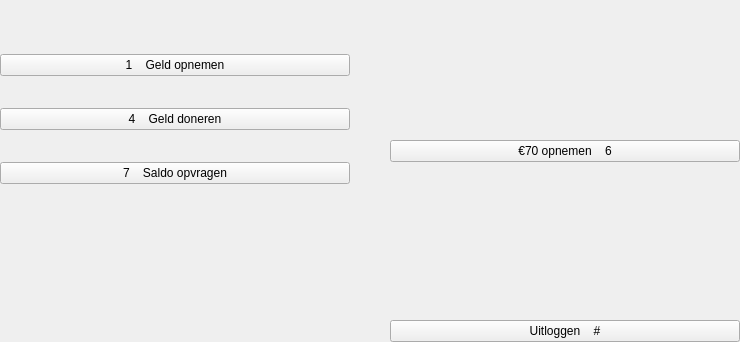
      <widget class="QWidget" name="mainPage">
       <layout class="QVBoxLayout" name="verticalLayout_2">
        <property name="spacing">
         <number>0</number>
        </property>
        <property name="leftMargin">
         <number>0</number>
        </property>
        <property name="topMargin">
         <number>0</number>
        </property>
        <property name="rightMargin">
         <number>0</number>
        </property>
        <property name="bottomMargin">
         <number>0</number>
        </property>
        <item>
         <widget class="QLabel" name="name">
          <property name="maximumSize">
           <size>
            <width>16777215</width>
            <height>150</height>
           </size>
          </property>
          <property name="text">
           <string/>
          </property>
          <property name="alignment">
           <set>Qt::AlignCenter</set>
          </property>
         </widget>
        </item>
        <item>
         <layout class="QHBoxLayout" name="mainCenter">
          <item>
           <layout class="QVBoxLayout" name="mainLeft">
            <property name="spacing">
             <number>32</number>
            </property>
            <item>
             <spacer name="verticalSpacer_5">
              <property name="orientation">
               <enum>Qt::Vertical</enum>
              </property>
              <property name="sizeHint" stdset="0">
               <size>
                <width>20</width>
                <height>40</height>
               </size>
              </property>
             </spacer>
            </item>
            <item>
             <widget class="QPushButton" name="withdraw">
              <property name="minimumSize">
               <size>
                <width>350</width>
                <height>0</height>
               </size>
              </property>
              <property name="maximumSize">
               <size>
                <width>16777215</width>
                <height>86</height>
               </size>
              </property>
              <property name="text">
               <string>1    Geld opnemen</string>
              </property>
             </widget>
            </item>
            <item>
             <widget class="QPushButton" name="donate">
              <property name="minimumSize">
               <size>
                <width>350</width>
                <height>0</height>
               </size>
              </property>
              <property name="maximumSize">
               <size>
                <width>16777215</width>
                <height>86</height>
               </size>
              </property>
              <property name="text">
               <string>4    Geld doneren</string>
              </property>
             </widget>
            </item>
            <item>
             <widget class="QPushButton" name="balance">
              <property name="minimumSize">
               <size>
                <width>350</width>
                <height>0</height>
               </size>
              </property>
              <property name="maximumSize">
               <size>
                <width>16777215</width>
                <height>86</height>
               </size>
              </property>
              <property name="text">
               <string>7    Saldo opvragen</string>
              </property>
             </widget>
            </item>
            <item>
             <spacer name="verticalSpacer_6">
              <property name="orientation">
               <enum>Qt::Vertical</enum>
              </property>
              <property name="sizeHint" stdset="0">
               <size>
                <width>20</width>
                <height>40</height>
               </size>
              </property>
             </spacer>
            </item>
            <item>
             <spacer name="verticalSpacer_20">
              <property name="orientation">
               <enum>Qt::Vertical</enum>
              </property>
              <property name="sizeType">
               <enum>QSizePolicy::Fixed</enum>
              </property>
              <property name="sizeHint" stdset="0">
               <size>
                <width>20</width>
                <height>118</height>
               </size>
              </property>
             </spacer>
            </item>
           </layout>
          </item>
          <item>
           <spacer name="horizontalSpacer_4">
            <property name="orientation">
             <enum>Qt::Horizontal</enum>
            </property>
            <property name="sizeHint" stdset="0">
             <size>
              <width>40</width>
              <height>20</height>
             </size>
            </property>
           </spacer>
          </item>
          <item>
           <layout class="QVBoxLayout" name="mainRight">
            <property name="spacing">
             <number>32</number>
            </property>
            <item>
             <spacer name="verticalSpacer_24">
              <property name="orientation">
               <enum>Qt::Vertical</enum>
              </property>
              <property name="sizeHint" stdset="0">
               <size>
                <width>20</width>
                <height>40</height>
               </size>
              </property>
             </spacer>
            </item>
            <item>
             <widget class="QPushButton" name="quickWithdrawal">
              <property name="minimumSize">
               <size>
                <width>350</width>
                <height>0</height>
               </size>
              </property>
              <property name="maximumSize">
               <size>
                <width>16777215</width>
                <height>86</height>
               </size>
              </property>
              <property name="text">
               <string>€70 opnemen    6</string>
              </property>
             </widget>
            </item>
            <item>
             <spacer name="verticalSpacer_7">
              <property name="orientation">
               <enum>Qt::Vertical</enum>
              </property>
              <property name="sizeHint" stdset="0">
               <size>
                <width>20</width>
                <height>40</height>
               </size>
              </property>
             </spacer>
            </item>
            <item>
             <widget class="QPushButton" name="logout">
              <property name="minimumSize">
               <size>
                <width>350</width>
                <height>0</height>
               </size>
              </property>
              <property name="maximumSize">
               <size>
                <width>16777215</width>
                <height>86</height>
               </size>
              </property>
              <property name="text">
               <string>Uitloggen    #</string>
              </property>
             </widget>
            </item>
           </layout>
          </item>
         </layout>
        </item>
       </layout>
      </widget>
